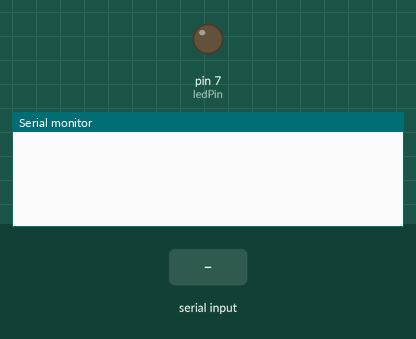
This sketch was run on a simulated Arduino Uno, built with avr-gcc and run on an emulated ATmega328P. Shown: output pins drawn as LEDs (lit = HIGH), the last lines printed to the serial monitor. The inputs (shaded band) are chosen by the test bench.

Above: at 1.2 s.
1.3 s: "0" received over Serial
At 2.5 s:
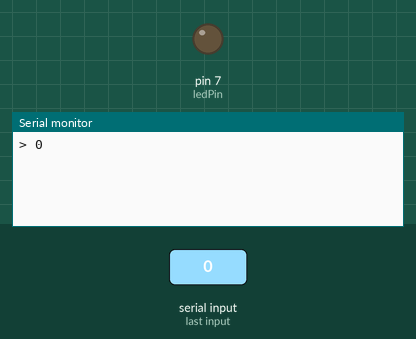
2.8 s: "0" received over the second serial link
At 3.5 s:
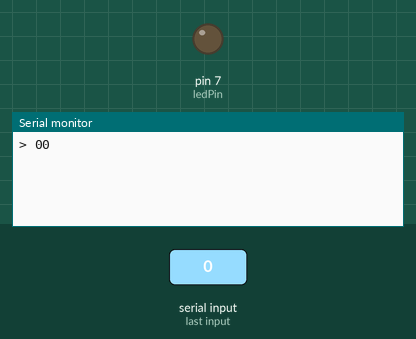
4.3 s: "90,45\n" received over Serial
At 5.3 s:
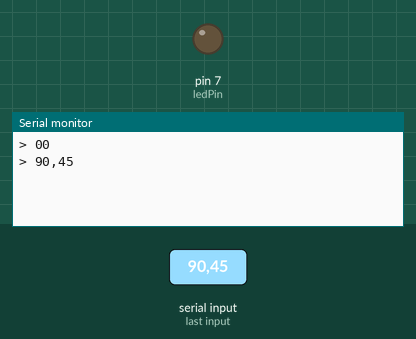
5.8 s: "90,45\n" received over the second serial link
At 6.2 s:
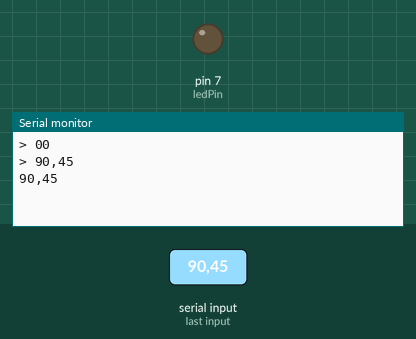

Measured:
- after the input at 1.3 s, the serial monitor: prints a new line at once (image 1)
- after the input at 2.8 s, the serial monitor: prints a new line at once (image 2)
- after the input at 4.3 s, the serial monitor: prints a new line at once (image 3)
- after the input at 5.8 s, the serial monitor: prints a new line at once (image 4)

The sketch:

Bluetooth_Arduino.ino
```cpp
/****************************************************************************

                                                Jose Jorge Jimenez-Olivas
                                                June 25, 2018

                      Arduino bluetooth controller

File Name:      Bluetooth_Arduino.ino
Description:    This program integrates the HC-06 bluetooth module
		with the "Arduino Bluetooth Controller" app. Compatible to
		Controller, Swicth, Dimmer, and Terminal mode.
****************************************************************************/

#include <SoftwareSerial.h>
#include "HandleInput.h"
#include "Controller.h"

char buffer[ BUFSIZ ] = { 0 }; /* user input buffer */
int (* commandFunc)();         /* interpreted bluetooth command */

SoftwareSerial BT(10, 11);     /* RX, TX */
const int ledPin = 7;
const int knobPin = A0;

void setup() {
  Serial.begin( 9600 );
  BT.begin( 9600 );
  pinMode( ledPin, OUTPUT );
  pinMode( knobPin, INPUT );
}

void loop() {

  if( BT.available() > 0 ) {
    /* incomming Bluetooth data */
    populateBuffer( buffer, BUFSIZ );              /* populate buffer BT data */
    Serial.println( buffer );         /* report command on the serial monitor */
    commandFunc = interpretCmd( buffer );         /* interpret button pressed */
    if( commandFunc != NULL ) {
      /* valid button comand - execute button function */
      commandFunc();
    }
  }

  if( Serial.available() > 0 ) {
    /* Bluetooth communication */
    String message = getMessage();
    sendMessage( message );
  }

}
```

Controller.h
```cpp
#ifndef CONTROLLER_H
#define CONTROLLER_H /* multiple inclusion guard */

#define MAX_DIM 255
#define MIN_DIM 0

#define CONTROL_FUNCS { button_up, button_down,  button_left, button_right,\
                        button_select, button_start, button_triangle, \
                        button_square, button_o, button_x, powerButton, \
                        powerButton, NULL }

/* Controller Mode */
int button_up();
int button_down();
int button_left();
int button_right();
int button_select();
int button_start();
int button_triangle();
int button_square();
int button_o();
int button_x();

/* Switch Mode */
int powerButton();

/* Dimmer Mode */
int slideButton();

#endif
```

Controller.ino
```cpp
/****************************************************************************
                                                Jose Jorge Jimenez-Olivas
                                                June 25, 2018

File Name:      Controller.ino
Description:    Button command functions. Button behavior is handled in this
                file, every function is mapped to a specific button from the
                bluetooth controller.
****************************************************************************/
#include "Controller.h"

/* Connected in: Controller Mode */

int button_up() {

  return 0;
}

int button_down() {

  return 0;
}

int button_left() {

  return 0;
}

int button_right() {

  return 0;
}

int button_select() {

  return 0;
}

int button_start() {

  return 0;
}

int button_triangle() {

  return 0;
}

int button_square() {

  return 0;
}

int button_o() {

  return 0;
}

int button_x() {

  return 0;
}

/* Connected in: Swicth Mode */

int powerButton() {

  digitalWrite( ledPin, !digitalRead( ledPin ) );

  return 0;
}

/* Connected in: Dimmer Mode */

int slideButton() {

  return 0;
}
```

HandleInput.h
```cpp
#ifndef HANDLEINPUT_H /* multiple inclusion guard */
#define HANDLEINPUT_H

#define BT_TX_DELAY 2
#define MAX_DIM_LENGTH 3

#define TRUE 1
#define FALSE 0

#define COMMANDS { "up", "down", "left", "right",\
                   "select", "start", "triangle",\
                   "square", "o", "x", "on", "off", NULL }

void populateBuffer( char *, long );
int ( * interpretCmd( char * ))();
String getMessage();
void sendMessage( String message );

#endif
```

HandleInput.ino
```cpp
/****************************************************************************
                                                Jose Jorge Jimenez-Olivas
                                                June 25, 2018

File Name:      HandleInput.ino
Description:    Reads Serial data recieved from the bluetooth module and
                interprets the serial data into button commands.
****************************************************************************/
#include "HandleInput.h"
#include "Controller.h"

static const char * const COMMANDS_LIST[] = COMMANDS;
static int (* const button_funcs[])() = CONTROL_FUNCS;

/***************************************************************************
% Routine Name : populateBuffer
% File :         HandleInput.ino
% Parameters:    buffer: character buffer awaiting to be filled with bytes
%                        of bluetooth data.
%                size:   size of the character buffer.
% Description :  Populates buffer with bytes of Serial data. After the
%                all the bytes are read, the message is null terminated.
% Return:        Nothing
***************************************************************************/
void populateBuffer( char * buffer, long size ) {

  int index; /* buffer index */

  index = 0;
  while( BT.available() > 0 && index < size - 1 ) {
    /* populate buffer with bluetooth data */
    buffer[ index ] = toLowerCase( BT.read() );
    index++;
    delay( BT_TX_DELAY );
  }

  buffer[ index ] = '\0';

}

/***************************************************************************
% Routine Name : interpretCmd
% File :         HandleInput.ino
% Parameters:    command: command string
% Description :  Translates the command string into its button function
%                pointer
% Return:        pointer to the interpreted command function OR NULL if
%                command is not recognized.
***************************************************************************/
int ( * interpretCmd( char * command ))() {

  int validInt = atoi( buffer ) || buffer[ 0 ] == '0';  /* valid integer conv.*/
  int stringLen = strlen( command );         /* length of user command string */
  int index = 0;                                       /* commands list index */

  while( COMMANDS_LIST[ index ] != NULL ) {
    /* searching for command in list */
    if( strncmp( command, COMMANDS_LIST[ index ], stringLen ) == 0 ) {
      /* Command found */
      return button_funcs[ index ];
    }
    index++;
  }

  if( validInt ) {
    /* Controller in Dimmer Mode */
    return slideButton;
  }

  return NULL;
}

/***************************************************************************
% Routine Name : getMessage
% File :         HandleInput.ino
% Parameters:    None
% Description :  Interprets buffered bytes from serial monitor as message
%                characters
% Return:        Message from Serial monitor
***************************************************************************/
String getMessage() {
  String message = "";

  while( Serial.available() > 0 ) {
    /* populating string with Serial data */
    message += (char) Serial.read();
    delay( BT_TX_DELAY );
  }

  return message;
}

/***************************************************************************
% Routine Name : sendMessage
% File :         HandleInput.ino
% Parameters:    message: character string to send
% Description :  send a character string to bluetooth linked device
% Return:        Nothing
***************************************************************************/
void sendMessage( String message ) {
    BT.print( message );
    Serial.print( "> " + message );
}
```
